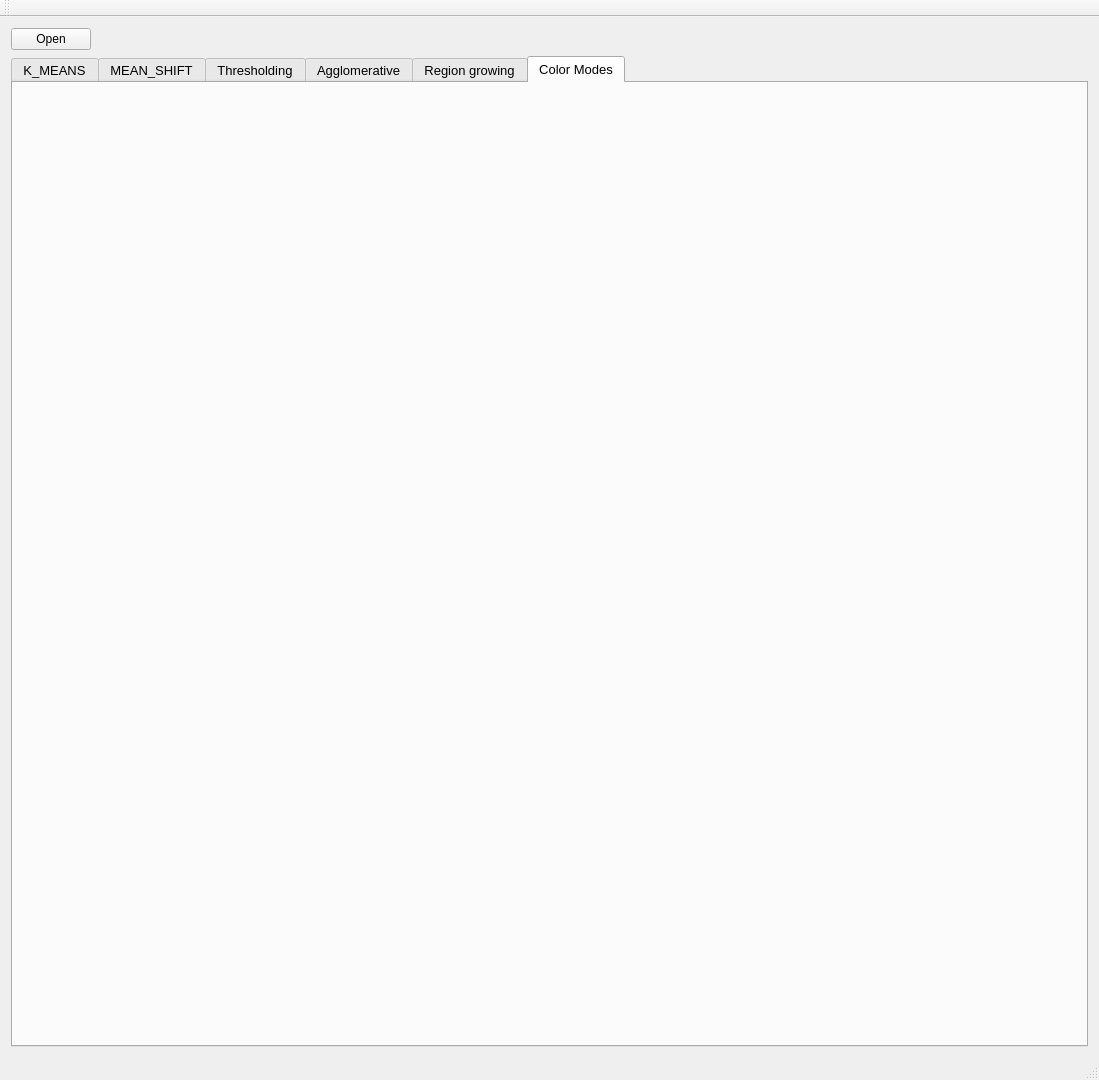
<?xml version="1.0" encoding="UTF-8"?>
<ui version="4.0">
 <class>task_4Class</class>
 <widget class="QMainWindow" name="task_4Class">
  <property name="geometry">
   <rect>
    <x>0</x>
    <y>0</y>
    <width>1099</width>
    <height>1080</height>
   </rect>
  </property>
  <property name="windowTitle">
   <string>task_4</string>
  </property>
  <widget class="QWidget" name="centralWidget">
   <layout class="QVBoxLayout" name="verticalLayout">
    <item>
     <layout class="QHBoxLayout" name="horizontalLayout">
      <item>
       <widget class="QPushButton" name="open_btn">
        <property name="text">
         <string>Open</string>
        </property>
       </widget>
      </item>
      <item>
       <spacer name="horizontalSpacer">
        <property name="orientation">
         <enum>Qt::Horizontal</enum>
        </property>
        <property name="sizeHint" stdset="0">
         <size>
          <width>40</width>
          <height>20</height>
         </size>
        </property>
       </spacer>
      </item>
     </layout>
    </item>
    <item>
     <widget class="QTabWidget" name="tabWidget">
      <property name="font">
       <font>
        <pointsize>10</pointsize>
       </font>
      </property>
      <property name="currentIndex">
       <number>5</number>
      </property>
      <widget class="QWidget" name="tab">
       <attribute name="title">
        <string>K_MEANS</string>
       </attribute>
       <layout class="QVBoxLayout" name="verticalLayout_3">
        <item>
         <layout class="QVBoxLayout" name="verticalLayout_2" stretch="0,15">
          <item>
           <layout class="QHBoxLayout" name="horizontalLayout_3" stretch="1,1,0,0,2">
            <item>
             <widget class="QLabel" name="label_3">
              <property name="sizePolicy">
               <sizepolicy hsizetype="Fixed" vsizetype="Preferred">
                <horstretch>16</horstretch>
                <verstretch>0</verstretch>
               </sizepolicy>
              </property>
              <property name="minimumSize">
               <size>
                <width>79</width>
                <height>0</height>
               </size>
              </property>
              <property name="maximumSize">
               <size>
                <width>16777215</width>
                <height>16777215</height>
               </size>
              </property>
              <property name="text">
               <string>No. of Clusters</string>
              </property>
             </widget>
            </item>
            <item>
             <widget class="QLineEdit" name="lineEdit_no_clusters"/>
            </item>
            <item>
             <widget class="QRadioButton" name="RGB">
              <property name="text">
               <string>RGB</string>
              </property>
             </widget>
            </item>
            <item>
             <widget class="QRadioButton" name="GRAY">
              <property name="text">
               <string>Gray Scale</string>
              </property>
             </widget>
            </item>
            <item>
             <widget class="QPushButton" name="apply_K_Means_btn">
              <property name="sizePolicy">
               <sizepolicy hsizetype="Preferred" vsizetype="Fixed">
                <horstretch>68</horstretch>
                <verstretch>0</verstretch>
               </sizepolicy>
              </property>
              <property name="text">
               <string>Apply</string>
              </property>
             </widget>
            </item>
           </layout>
          </item>
          <item>
           <layout class="QHBoxLayout" name="horizontalLayout_2">
            <item>
             <widget class="QLabel" name="k_means_input">
              <property name="text">
               <string/>
              </property>
             </widget>
            </item>
            <item>
             <widget class="QLabel" name="k_means_output">
              <property name="text">
               <string/>
              </property>
             </widget>
            </item>
           </layout>
          </item>
         </layout>
        </item>
       </layout>
      </widget>
      <widget class="QWidget" name="tab_2">
       <attribute name="title">
        <string>MEAN_SHIFT</string>
       </attribute>
       <layout class="QHBoxLayout" name="horizontalLayout_8">
        <item>
         <layout class="QVBoxLayout" name="verticalLayout_4" stretch="0,10">
          <item>
           <layout class="QHBoxLayout" name="horizontalLayout_7">
            <item>
             <layout class="QHBoxLayout" name="horizontalLayout_5">
              <item>
               <widget class="QLabel" name="label_4">
                <property name="sizePolicy">
                 <sizepolicy hsizetype="Fixed" vsizetype="Preferred">
                  <horstretch>16</horstretch>
                  <verstretch>0</verstretch>
                 </sizepolicy>
                </property>
                <property name="minimumSize">
                 <size>
                  <width>79</width>
                  <height>0</height>
                 </size>
                </property>
                <property name="maximumSize">
                 <size>
                  <width>16777215</width>
                  <height>16777215</height>
                 </size>
                </property>
                <property name="text">
                 <string>Color Bandwidth</string>
                </property>
               </widget>
              </item>
              <item>
               <widget class="QLineEdit" name="color_bandwidth"/>
              </item>
             </layout>
            </item>
            <item>
             <layout class="QHBoxLayout" name="horizontalLayout_4">
              <item>
               <widget class="QLabel" name="label_5">
                <property name="sizePolicy">
                 <sizepolicy hsizetype="Fixed" vsizetype="Preferred">
                  <horstretch>16</horstretch>
                  <verstretch>0</verstretch>
                 </sizepolicy>
                </property>
                <property name="minimumSize">
                 <size>
                  <width>79</width>
                  <height>0</height>
                 </size>
                </property>
                <property name="maximumSize">
                 <size>
                  <width>16777215</width>
                  <height>16777215</height>
                 </size>
                </property>
                <property name="text">
                 <string>Distance Bandwidth</string>
                </property>
               </widget>
              </item>
              <item>
               <widget class="QLineEdit" name="distance_bandwidth"/>
              </item>
             </layout>
            </item>
            <item>
             <widget class="QPushButton" name="apply_Means_shift_btn_2">
              <property name="sizePolicy">
               <sizepolicy hsizetype="Preferred" vsizetype="Fixed">
                <horstretch>68</horstretch>
                <verstretch>0</verstretch>
               </sizepolicy>
              </property>
              <property name="text">
               <string>Apply</string>
              </property>
             </widget>
            </item>
           </layout>
          </item>
          <item>
           <layout class="QHBoxLayout" name="horizontalLayout_6">
            <item>
             <widget class="QLabel" name="means_shift_input_2">
              <property name="text">
               <string/>
              </property>
             </widget>
            </item>
            <item>
             <widget class="QLabel" name="means_shift_output_2">
              <property name="text">
               <string/>
              </property>
             </widget>
            </item>
           </layout>
          </item>
         </layout>
        </item>
       </layout>
      </widget>
      <widget class="QWidget" name="tab_3">
       <attribute name="title">
        <string>Thresholding</string>
       </attribute>
       <layout class="QHBoxLayout" name="horizontalLayout_9">
        <item>
         <layout class="QVBoxLayout" name="verticalLayout_5">
          <item>
           <widget class="QFrame" name="frame_2">
            <property name="maximumSize">
             <size>
              <width>400</width>
              <height>16777215</height>
             </size>
            </property>
            <property name="frameShape">
             <enum>QFrame::StyledPanel</enum>
            </property>
            <property name="frameShadow">
             <enum>QFrame::Raised</enum>
            </property>
            <layout class="QVBoxLayout" name="verticalLayout_7">
             <item>
              <widget class="QToolBox" name="toolBox">
               <property name="minimumSize">
                <size>
                 <width>0</width>
                 <height>300</height>
                </size>
               </property>
               <property name="maximumSize">
                <size>
                 <width>16777215</width>
                 <height>16777215</height>
                </size>
               </property>
               <property name="font">
                <font>
                 <pointsize>10</pointsize>
                 <weight>75</weight>
                 <bold>true</bold>
                </font>
               </property>
               <property name="currentIndex">
                <number>0</number>
               </property>
               <widget class="QWidget" name="page_2">
                <property name="geometry">
                 <rect>
                  <x>0</x>
                  <y>0</y>
                  <width>376</width>
                  <height>540</height>
                 </rect>
                </property>
                <attribute name="label">
                 <string>Doube threshold</string>
                </attribute>
                <layout class="QVBoxLayout" name="verticalLayout_13">
                 <item>
                  <layout class="QHBoxLayout" name="horizontalLayout_14">
                   <item>
                    <widget class="QLabel" name="label_21">
                     <property name="maximumSize">
                      <size>
                       <width>100</width>
                       <height>16777215</height>
                      </size>
                     </property>
                     <property name="text">
                      <string>Low threshold</string>
                     </property>
                    </widget>
                   </item>
                   <item>
                    <widget class="QLineEdit" name="low_threshold">
                     <property name="maximumSize">
                      <size>
                       <width>200</width>
                       <height>16777215</height>
                      </size>
                     </property>
                    </widget>
                   </item>
                  </layout>
                 </item>
                 <item>
                  <layout class="QHBoxLayout" name="horizontalLayout_15">
                   <item>
                    <widget class="QLabel" name="label_22">
                     <property name="maximumSize">
                      <size>
                       <width>100</width>
                       <height>16777215</height>
                      </size>
                     </property>
                     <property name="text">
                      <string>High threshold</string>
                     </property>
                    </widget>
                   </item>
                   <item>
                    <widget class="QLineEdit" name="high_threshold">
                     <property name="maximumSize">
                      <size>
                       <width>200</width>
                       <height>16777215</height>
                      </size>
                     </property>
                    </widget>
                   </item>
                  </layout>
                 </item>
                 <item>
                  <widget class="QPushButton" name="apply_double">
                   <property name="maximumSize">
                    <size>
                     <width>200</width>
                     <height>16777215</height>
                    </size>
                   </property>
                   <property name="text">
                    <string>Apply</string>
                   </property>
                  </widget>
                 </item>
                </layout>
               </widget>
               <widget class="QWidget" name="page_3">
                <property name="geometry">
                 <rect>
                  <x>0</x>
                  <y>0</y>
                  <width>201</width>
                  <height>124</height>
                 </rect>
                </property>
                <attribute name="label">
                 <string>Variance threshold</string>
                </attribute>
                <layout class="QVBoxLayout" name="verticalLayout_14">
                 <item>
                  <layout class="QHBoxLayout" name="horizontalLayout_13">
                   <item>
                    <widget class="QLabel" name="label_9">
                     <property name="text">
                      <string>regionSize</string>
                     </property>
                    </widget>
                   </item>
                   <item>
                    <widget class="QLineEdit" name="regionSize_"/>
                   </item>
                  </layout>
                 </item>
                 <item>
                  <layout class="QHBoxLayout" name="horizontalLayout_12">
                   <item>
                    <widget class="QLabel" name="label_6">
                     <property name="text">
                      <string>threshold</string>
                     </property>
                    </widget>
                   </item>
                   <item>
                    <widget class="QLineEdit" name="threshold_"/>
                   </item>
                  </layout>
                 </item>
                 <item>
                  <widget class="QPushButton" name="apply_var">
                   <property name="maximumSize">
                    <size>
                     <width>200</width>
                     <height>16777215</height>
                    </size>
                   </property>
                   <property name="text">
                    <string>Apply</string>
                   </property>
                  </widget>
                 </item>
                </layout>
               </widget>
               <widget class="QWidget" name="page_4">
                <property name="geometry">
                 <rect>
                  <x>0</x>
                  <y>0</y>
                  <width>115</width>
                  <height>52</height>
                 </rect>
                </property>
                <attribute name="label">
                 <string>Multi level threshold</string>
                </attribute>
                <layout class="QVBoxLayout" name="verticalLayout_15">
                 <item>
                  <widget class="QPushButton" name="multi_threshold">
                   <property name="maximumSize">
                    <size>
                     <width>200</width>
                     <height>16777215</height>
                    </size>
                   </property>
                   <property name="text">
                    <string>Apply</string>
                   </property>
                  </widget>
                 </item>
                </layout>
               </widget>
               <widget class="QWidget" name="page_5">
                <property name="geometry">
                 <rect>
                  <x>0</x>
                  <y>0</y>
                  <width>209</width>
                  <height>88</height>
                 </rect>
                </property>
                <attribute name="label">
                 <string>Region spectral threshold</string>
                </attribute>
                <layout class="QVBoxLayout" name="verticalLayout_16">
                 <item>
                  <layout class="QHBoxLayout" name="horizontalLayout_10">
                   <item>
                    <widget class="QLabel" name="label_16">
                     <property name="maximumSize">
                      <size>
                       <width>100</width>
                       <height>16777215</height>
                      </size>
                     </property>
                     <property name="text">
                      <string>Region size</string>
                     </property>
                    </widget>
                   </item>
                   <item>
                    <widget class="QLineEdit" name="region_size_line">
                     <property name="maximumSize">
                      <size>
                       <width>200</width>
                       <height>16777215</height>
                      </size>
                     </property>
                    </widget>
                   </item>
                  </layout>
                 </item>
                 <item>
                  <widget class="QPushButton" name="app_ll_btn">
                   <property name="maximumSize">
                    <size>
                     <width>200</width>
                     <height>16777215</height>
                    </size>
                   </property>
                   <property name="text">
                    <string>Apply</string>
                   </property>
                  </widget>
                 </item>
                </layout>
               </widget>
               <widget class="QWidget" name="page_6">
                <property name="geometry">
                 <rect>
                  <x>0</x>
                  <y>0</y>
                  <width>115</width>
                  <height>52</height>
                 </rect>
                </property>
                <attribute name="label">
                 <string>Otsu threshold</string>
                </attribute>
                <layout class="QVBoxLayout" name="verticalLayout_6">
                 <item>
                  <widget class="QPushButton" name="otsu_btn">
                   <property name="maximumSize">
                    <size>
                     <width>200</width>
                     <height>16777215</height>
                    </size>
                   </property>
                   <property name="text">
                    <string>Apply</string>
                   </property>
                  </widget>
                 </item>
                </layout>
               </widget>
               <widget class="QWidget" name="page_7">
                <property name="geometry">
                 <rect>
                  <x>0</x>
                  <y>0</y>
                  <width>115</width>
                  <height>52</height>
                 </rect>
                </property>
                <attribute name="label">
                 <string>Optimal threshod</string>
                </attribute>
                <layout class="QVBoxLayout" name="verticalLayout_8">
                 <item>
                  <widget class="QPushButton" name="optimal_btn">
                   <property name="maximumSize">
                    <size>
                     <width>200</width>
                     <height>16777215</height>
                    </size>
                   </property>
                   <property name="text">
                    <string>Apply</string>
                   </property>
                  </widget>
                 </item>
                </layout>
               </widget>
               <widget class="QWidget" name="page_11">
                <property name="geometry">
                 <rect>
                  <x>0</x>
                  <y>0</y>
                  <width>193</width>
                  <height>88</height>
                 </rect>
                </property>
                <attribute name="label">
                 <string>Global threshold</string>
                </attribute>
                <layout class="QVBoxLayout" name="verticalLayout_19">
                 <item>
                  <layout class="QHBoxLayout" name="horizontalLayout_33">
                   <item>
                    <widget class="QLabel" name="label_27">
                     <property name="text">
                      <string>threshold</string>
                     </property>
                    </widget>
                   </item>
                   <item>
                    <widget class="QLineEdit" name="threshold_global"/>
                   </item>
                  </layout>
                 </item>
                 <item>
                  <widget class="QPushButton" name="apply_global">
                   <property name="text">
                    <string>Apply</string>
                   </property>
                  </widget>
                 </item>
                </layout>
               </widget>
               <widget class="QWidget" name="page_8">
                <property name="geometry">
                 <rect>
                  <x>0</x>
                  <y>0</y>
                  <width>193</width>
                  <height>88</height>
                 </rect>
                </property>
                <attribute name="label">
                 <string>Local gaussian threshold</string>
                </attribute>
                <layout class="QVBoxLayout" name="verticalLayout_12">
                 <item>
                  <layout class="QHBoxLayout" name="horizontalLayout_19">
                   <item>
                    <widget class="QLabel" name="label_7">
                     <property name="text">
                      <string>threshold</string>
                     </property>
                    </widget>
                   </item>
                   <item>
                    <widget class="QLineEdit" name="threshold_gau"/>
                   </item>
                  </layout>
                 </item>
                 <item>
                  <widget class="QPushButton" name="Gussian_btn">
                   <property name="text">
                    <string>Apply</string>
                   </property>
                  </widget>
                 </item>
                </layout>
               </widget>
               <widget class="QWidget" name="page_9">
                <property name="geometry">
                 <rect>
                  <x>0</x>
                  <y>0</y>
                  <width>204</width>
                  <height>88</height>
                 </rect>
                </property>
                <attribute name="label">
                 <string>Local mean threshold</string>
                </attribute>
                <layout class="QVBoxLayout" name="verticalLayout_17">
                 <item>
                  <layout class="QHBoxLayout" name="horizontalLayout_20">
                   <item>
                    <widget class="QLabel" name="label_8">
                     <property name="text">
                      <string>Kernal size</string>
                     </property>
                    </widget>
                   </item>
                   <item>
                    <widget class="QLineEdit" name="kernal_mean"/>
                   </item>
                  </layout>
                 </item>
                 <item>
                  <widget class="QPushButton" name="Local_Mean_btn">
                   <property name="text">
                    <string>Apply</string>
                   </property>
                  </widget>
                 </item>
                </layout>
               </widget>
               <widget class="QWidget" name="page_10">
                <property name="geometry">
                 <rect>
                  <x>0</x>
                  <y>0</y>
                  <width>219</width>
                  <height>88</height>
                 </rect>
                </property>
                <attribute name="label">
                 <string>Adaptive Padding Function</string>
                </attribute>
                <layout class="QVBoxLayout" name="verticalLayout_18">
                 <item>
                  <layout class="QHBoxLayout" name="horizontalLayout_21">
                   <item>
                    <widget class="QLabel" name="label_10">
                     <property name="text">
                      <string>Padding size</string>
                     </property>
                    </widget>
                   </item>
                   <item>
                    <widget class="QLineEdit" name="padding"/>
                   </item>
                  </layout>
                 </item>
                 <item>
                  <widget class="QPushButton" name="Padding_btn">
                   <property name="text">
                    <string>Apply</string>
                   </property>
                  </widget>
                 </item>
                </layout>
               </widget>
              </widget>
             </item>
            </layout>
           </widget>
          </item>
         </layout>
        </item>
        <item>
         <layout class="QVBoxLayout" name="verticalLayout_23">
          <item>
           <widget class="QLabel" name="input_threshold">
            <property name="text">
             <string/>
            </property>
           </widget>
          </item>
          <item>
           <widget class="QLabel" name="output_threshold">
            <property name="text">
             <string/>
            </property>
           </widget>
          </item>
         </layout>
        </item>
       </layout>
      </widget>
      <widget class="QWidget" name="tab_4">
       <attribute name="title">
        <string>Agglomerative</string>
       </attribute>
       <layout class="QVBoxLayout" name="verticalLayout_32">
        <item>
         <layout class="QHBoxLayout" name="horizontalLayout_36">
          <item>
           <layout class="QHBoxLayout" name="horizontalLayout_16">
            <item>
             <widget class="QLabel" name="label_23">
              <property name="maximumSize">
               <size>
                <width>100</width>
                <height>16777215</height>
               </size>
              </property>
              <property name="text">
               <string>Clusters</string>
              </property>
             </widget>
            </item>
            <item>
             <widget class="QLineEdit" name="agg_clusters">
              <property name="maximumSize">
               <size>
                <width>200</width>
                <height>16777215</height>
               </size>
              </property>
             </widget>
            </item>
            <item>
             <widget class="QPushButton" name="agg_apply">
              <property name="maximumSize">
               <size>
                <width>200</width>
                <height>16777215</height>
               </size>
              </property>
              <property name="text">
               <string>Apply</string>
              </property>
             </widget>
            </item>
           </layout>
          </item>
         </layout>
        </item>
        <item>
         <layout class="QHBoxLayout" name="horizontalLayout_35">
          <item>
           <widget class="QLabel" name="agg_input">
            <property name="text">
             <string/>
            </property>
           </widget>
          </item>
          <item>
           <widget class="QLabel" name="agg_output">
            <property name="text">
             <string/>
            </property>
           </widget>
          </item>
         </layout>
        </item>
       </layout>
      </widget>
      <widget class="QWidget" name="tab_9">
       <attribute name="title">
        <string>Region growing</string>
       </attribute>
       <layout class="QVBoxLayout" name="verticalLayout_10">
        <item>
         <layout class="QVBoxLayout" name="verticalLayout_9" stretch="0,10">
          <item>
           <layout class="QHBoxLayout" name="horizontalLayout_18">
            <item>
             <widget class="QLabel" name="label_52">
              <property name="sizePolicy">
               <sizepolicy hsizetype="Fixed" vsizetype="Preferred">
                <horstretch>16</horstretch>
                <verstretch>0</verstretch>
               </sizepolicy>
              </property>
              <property name="minimumSize">
               <size>
                <width>79</width>
                <height>0</height>
               </size>
              </property>
              <property name="maximumSize">
               <size>
                <width>16777215</width>
                <height>16777215</height>
               </size>
              </property>
              <property name="text">
               <string>Threshold</string>
              </property>
             </widget>
            </item>
            <item>
             <widget class="QLineEdit" name="reg_th"/>
            </item>
            <item>
             <widget class="QLabel" name="label">
              <property name="text">
               <string>Seed_X</string>
              </property>
             </widget>
            </item>
            <item>
             <widget class="QLineEdit" name="Seedx"/>
            </item>
            <item>
             <widget class="QLabel" name="label_2">
              <property name="text">
               <string>Seed_Y</string>
              </property>
             </widget>
            </item>
            <item>
             <widget class="QLineEdit" name="Seedy"/>
            </item>
            <item>
             <spacer name="horizontalSpacer_2">
              <property name="orientation">
               <enum>Qt::Horizontal</enum>
              </property>
              <property name="sizeHint" stdset="0">
               <size>
                <width>40</width>
                <height>20</height>
               </size>
              </property>
             </spacer>
            </item>
            <item>
             <widget class="QPushButton" name="reg_apply">
              <property name="sizePolicy">
               <sizepolicy hsizetype="Preferred" vsizetype="Fixed">
                <horstretch>68</horstretch>
                <verstretch>0</verstretch>
               </sizepolicy>
              </property>
              <property name="text">
               <string>Apply</string>
              </property>
             </widget>
            </item>
           </layout>
          </item>
          <item>
           <layout class="QHBoxLayout" name="horizontalLayout_17">
            <item>
             <layout class="QVBoxLayout" name="verticalLayout_11">
              <item>
               <widget class="QLabel" name="reg_input">
                <property name="text">
                 <string/>
                </property>
               </widget>
              </item>
             </layout>
            </item>
            <item>
             <layout class="QVBoxLayout" name="verticalLayout_47">
              <item>
               <widget class="QLabel" name="output_seed">
                <property name="text">
                 <string/>
                </property>
               </widget>
              </item>
              <item>
               <widget class="QLabel" name="reg_gray_output">
                <property name="text">
                 <string/>
                </property>
               </widget>
              </item>
             </layout>
            </item>
           </layout>
          </item>
         </layout>
        </item>
       </layout>
      </widget>
      <widget class="QWidget" name="tab_5">
       <attribute name="title">
        <string>Color Modes</string>
       </attribute>
       <layout class="QVBoxLayout" name="verticalLayout_20">
        <item>
         <layout class="QHBoxLayout" name="horizontalLayout_22">
          <item>
           <widget class="QLabel" name="rgb">
            <property name="text">
             <string/>
            </property>
           </widget>
          </item>
          <item>
           <widget class="QLabel" name="gray">
            <property name="text">
             <string/>
            </property>
           </widget>
          </item>
          <item>
           <widget class="QLabel" name="luv">
            <property name="text">
             <string/>
            </property>
           </widget>
          </item>
         </layout>
        </item>
       </layout>
      </widget>
     </widget>
    </item>
   </layout>
  </widget>
  <widget class="QToolBar" name="mainToolBar">
   <attribute name="toolBarArea">
    <enum>TopToolBarArea</enum>
   </attribute>
   <attribute name="toolBarBreak">
    <bool>false</bool>
   </attribute>
  </widget>
  <widget class="QStatusBar" name="statusBar"/>
 </widget>
 <layoutdefault spacing="6" margin="11"/>
 <resources/>
 <connections/>
</ui>
